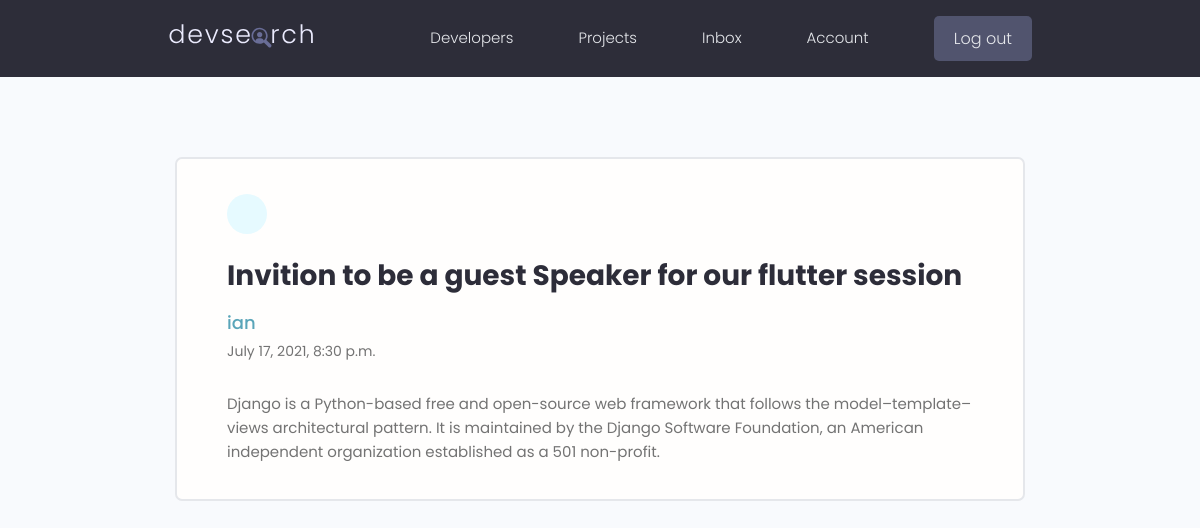
/message/00f729aa-a078-482b-8ef0-22340bf802ba/ (signed in), run on the app's committed database.
### users/models.py (models this page shows, shortened)
class Message(models.Model):
    sender = models.ForeignKey(
        Profile, on_delete=models.SET_NULL, null=True, blank=True)
    recipient = models.ForeignKey(
        Profile, on_delete=models.SET_NULL,
        null=True, blank=True, related_name='messages'
    )
    name = models.CharField(max_length=200, null=True, blank=True)
    email = models.EmailField(max_length=300, null=True, blank=True)
    is_read = models.BooleanField(default=False, null=True)
    subject = models.CharField(max_length=200, null=True, blank=True)
    body = models.TextField()
    id = models.UUIDField(default=uuid.uuid4,
                          primary_key=True, unique=True, editable=False)
    created = models.DateTimeField(auto_now_add=True)
    class Meta:
        ordering = ['is_read', '-created']

### users/views.py (the view)
# urls.py: path('message/<str:pk>/', views.viewmessage, name='message'),
@login_required(login_url='login')
def viewmessage(request, pk):
    profile = request.user.profile
    message = profile.messages.get(id=pk)
    if message.is_read == False:
        message.is_read = True
        message.save()
    context = {'message': message}
    return render(request, 'users/message.html', context)

### users/templates/users/message.html (shortened to what this page needs)
{% extends 'main.html'%}
{% load static %}
{% block content %}
  <main class="messagePage my-xl">
    <div class="content-box">
      <div class="message">
        <a class="backButton" href="{% url 'inbox' %}"></a>
        <h2 class="message__subject">{{ message.subject }}</h4>
          <a href="profile.html" class="message__author">{{ message.name }}</a>
          <p class="message__date">{{ message.created }}</p>
          <div class="message__body">
            {{ message.body|linebreaksbr }}
          </div>
      </div>
    </div>
  </main>
  {% endblock content %}

### static/styles/app.css (style rules this page uses)
:root { --color-sub: #2d2d39; }
.content-box { width: 95%; max-width: 85rem; margin: 0 auto; }
.message { padding: 2.5rem 0; }
.message > a { display: flex; gap: 1rem; }
.message__author, .message__date { flex-basis: 25%; }
.message__subject { flex-basis: 50%; }
.message__date { text-align: right; }
.messagePage .message { list-style: none; background: var(--color-white); padding: 3.5rem 5rem; border: 2px solid var(--color-light); border-radius: 0.7rem; }
.messagePage .message__subject { font-size: 2.8rem; color: var(--color-sub); margin-bottom: 1rem; margin-top: 2rem; }
.messagePage .message__author { font-size: 1.8rem; font-weight: 500; }
.messagePage .message__date { font-size: 1.4rem; font-weight: 400; text-align: left; margin-bottom: 3rem; }
.backButton { background: var(--color-main-light); color: var(--color-main); width: 4rem; height: 4rem; display: flex; align-items: center; justify-content: center; border-radius: 50%; }

### static/uikit/styles/modules/_variables.css (style rules this page uses)
:root { --color-main: #5aa5b9; --color-main-light: #e6faff; --color-sub: #3f4156; --color-sub-light: #51546e; --color-sub-lighter: #ededfd; --color-text: #737373; --color-gray: #8b8b8b; --color-light: #e5e7eb; --color-light-gray: #767676; --color-bg: #f8fafd; --color-white: #fffefd; --color-white-light: #f3f3f3; --color-success: #359e64; --color-success-bg: #def8e8; --color-error: #fc4b0b; --color-error-bg: #fff2ee; --font-base: 'Poppins', arial, helvetica, 'Segoe UI', roboto, ubuntu, sans-serif; --font-monospace: 'Fira Code', 'Courier New', courier, monospace; --font-regular: 300; --font-medium: 500; --font-bold: 700; --generic-shadow: 1px 1px 5px #00000010; --generic-transition: all 0.3s ease-in-out; }

### static/uikit/styles/modules/_base.css (style rules this page uses)
* { margin: 0; padding: 0; box-sizing: border-box; text-rendering: optimizeLegibility; color: inherit; font-size: inherit; }
html { font-size: 50%; }
@media only screen and (min-width: 480px) { html { font-size: 56.25%; } }
@media only screen and (min-width: 1200px) { html { font-size: 62.5%; } }
body { line-height: 1.6; font-weight: 400; font-size: 1.5rem; color: var(--color-text); background-color: var(--color-bg); min-height: 100vh; }

### static/uikit/styles/modules/_typography.css (style rules this page uses)
* { font-family: var(--font-base); }
h2 { font-size: 3.6rem; font-weight: var(--font-bold); }
p, span, strong { font-size: 1.6rem; color: var(--color-text); font-weight: var(--font-regular); }
a { padding-bottom: 2px; text-decoration: none; display: inline-block; color: var(--color-main); font-weight: var(--font-medium); }

### static/uikit/styles/modules/_utilities.css (style rules this page uses)
.my-xl { margin: 8rem auto; }

### data on the page
Message: subject "Invition to be a guest Speaker for our flutter session", name "ian", created "July 17, 2021, 8:30 p.m.", body "Django is a Python-based free and open-source web framework that follows the model–template–views architectural pattern. It is maintained by the Django Software Foundation, an American independent organization established as a 501 non-profit."
